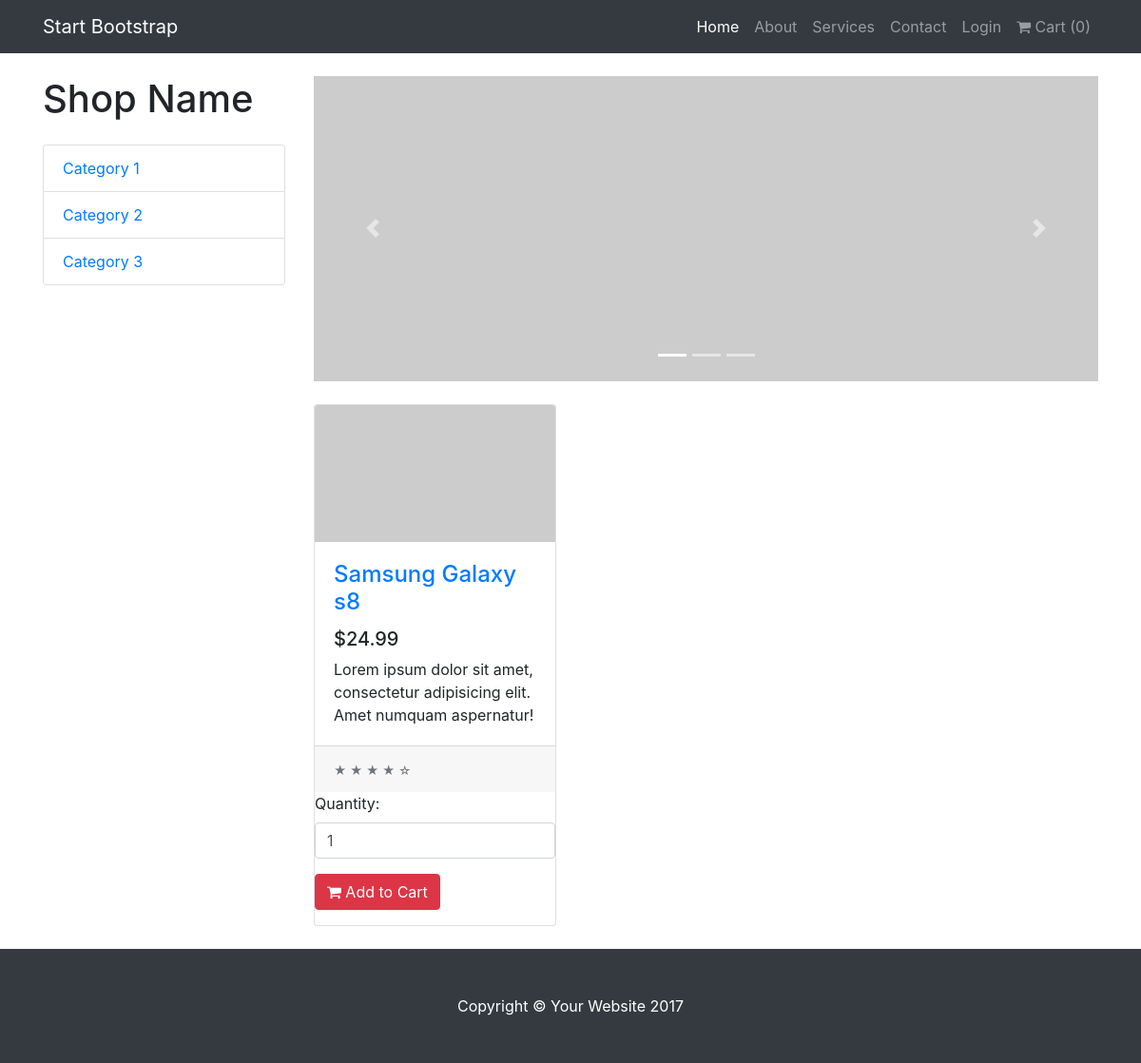
The app's page /, older data.
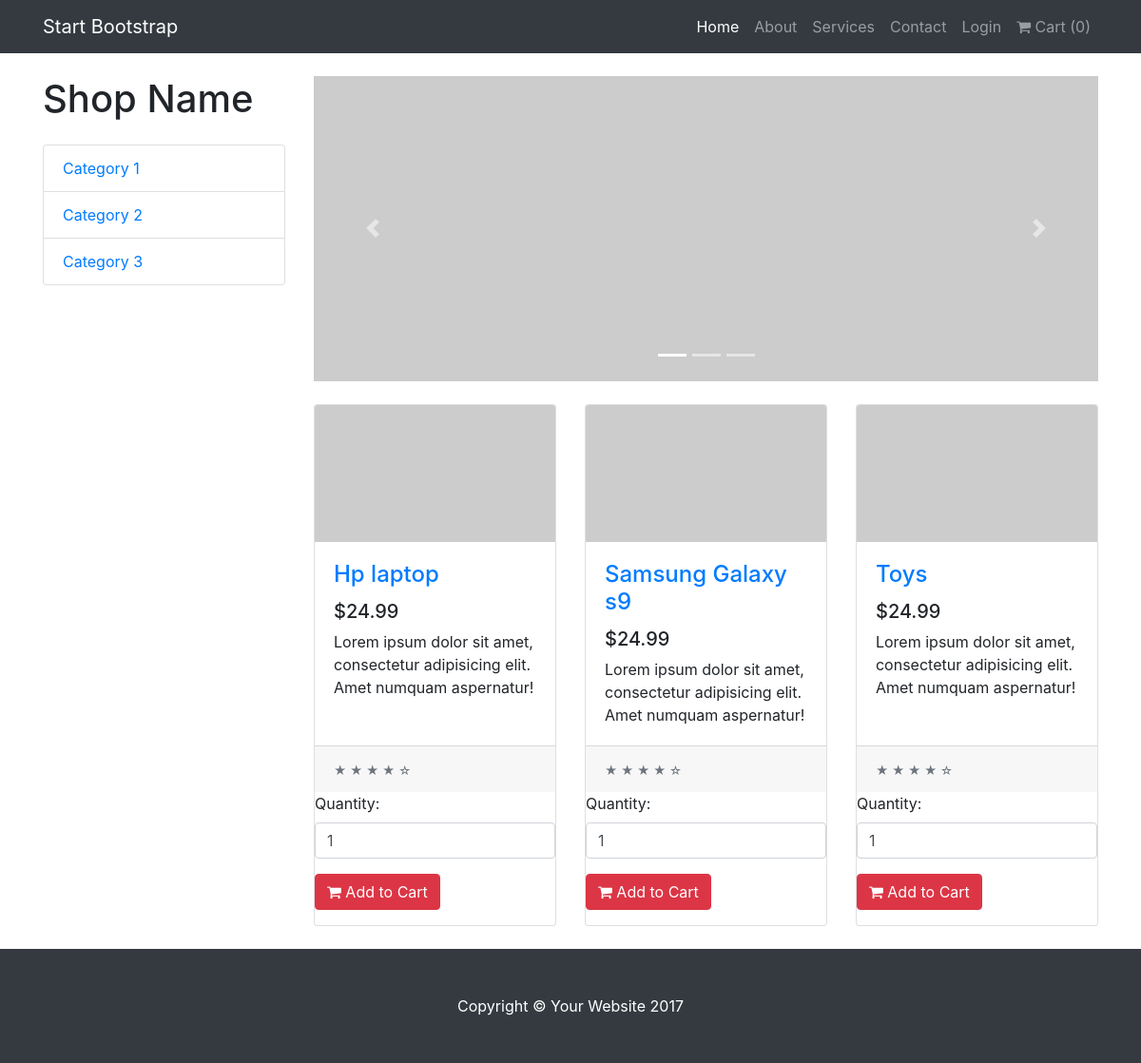
The same page, newer data.
### tables this page shows
CREATE TABLE `products` (
  `product_id` int(11) NOT NULL,
  `product_name` varchar(50) NOT NULL,
  `product_price` decimal(10,2) NOT NULL,
  `product_image` varchar(250) NOT NULL,
  `product_details` varchar(500) NOT NULL,
  `product_category` int(11) NOT NULL,
  `product_stock_in` int(11) NOT NULL,
  `product_status` tinyint(1) NOT NULL,
  `created_at` timestamp NOT NULL DEFAULT CURRENT_TIMESTAMP,
  `updated_at` timestamp NOT NULL DEFAULT CURRENT_TIMESTAMP
);

### classes/class.Cart.php (called while the page is built, shortened)
<?php
class Cart
{
	protected $cartId;
	protected $useCookie = false;
	public function __construct($options = [])
	{
		$this->cartId = md5((isset($_SERVER['HTTP_HOST'])) ? $_SERVER['HTTP_HOST'] : 'SimpleCart') . '_cart';
	}
	public function getTotalItem()
	{
		$total = 0;
		return $total;
	}
	private function read()
	{
		$this->items = ($this->useCookie) ? json_decode((isset($_COOKIE[$this->cartId])) ? $_COOKIE[$this->cartId] : '[]', true) : json_decode((isset($_SESSION[$this->cartId])) ? $_SESSION[$this->cartId] : '[]', true);
	}
}

### index.php (the view, shortened to what this page needs)
<?php
require('backend/pages/connect.php');
require_once 'classes/class.Cart.php';
$cart = new Cart([
  'cartMaxItem' => 0,
  'itemMaxQuantity' => 15,
  'useCookie' => false,
]);
?>
<!DOCTYPE html>
<html lang="en">
  <head>
    <link href="vendor/bootstrap/css/bootstrap.min.css" rel="stylesheet">
    <link href="css/shop-homepage.css" rel="stylesheet">
    <link href="https://maxcdn.bootstrapcdn.com/font-awesome/4.7.0/css/font-awesome.min.css" rel="stylesheet">
  </head>
  <body>
    <?php include('navbar.php'); ?>
    <div class="container">
      <div class="row">
        <div class="col-lg-3">
          <h1 class="my-4">Shop Name</h1>
          <div class="list-group">
            <a href="#" class="list-group-item">Category 1</a>
            <a href="#" class="list-group-item">Category 2</a>
            <a href="#" class="list-group-item">Category 3</a>
          </div>
        </div>
        <div class="col-lg-9">
          <div id="carouselExampleIndicators" class="carousel slide my-4" data-ride="carousel">
            <ol class="carousel-indicators">
              <li data-target="#carouselExampleIndicators" data-slide-to="0" class="active"></li>
              <li data-target="#carouselExampleIndicators" data-slide-to="1"></li>
              <li data-target="#carouselExampleIndicators" data-slide-to="2"></li>
            </ol>
            <div class="carousel-inner" role="listbox">
              <div class="carousel-item active">
                <img class="d-block img-fluid" src="http://placehold.it/900x350" alt="First slide">
              </div>
            </div>
            <a class="carousel-control-prev" href="#carouselExampleIndicators" role="button" data-slide="prev">
              <span class="carousel-control-prev-icon" aria-hidden="true"></span>
            </a>
            <a class="carousel-control-next" href="#carouselExampleIndicators" role="button" data-slide="next">
              <span class="carousel-control-next-icon" aria-hidden="true"></span>
            </a>
          </div>
          <div class="row">
            <?php
                                $sql = "SELECT products.*, categories.category_name FROM `products` INNER JOIN categories ON products.product_category = categories.catid ORDER BY products.product_name";
                                $res = mysqli_query($con, $sql);
                                $nums = mysqli_num_rows($res);
                                if($nums >0)
                                {
                                        while ($row = mysqli_fetch_assoc($res)) {
                                    ?>
                                         <div class="col-lg-4 col-md-6 mb-4">
                                          <div class="card h-100">
                                            <a href="#"><img class="card-img-top" src="http://placehold.it/700x400" alt=""></a>
                                            <div class="card-body">
                                              <h4 class="card-title">
                                                <a href="#"><?php echo $row['product_name']; ?></a>
                                              </h4>
                                              <h5>$24.99</h5>
                                              <p class="card-text">Lorem ipsum dolor sit amet, consectetur adipisicing elit. Amet numquam aspernatur!</p>
                                            </div>
                                            <div class="card-footer">
                                              <small class="text-muted">&#9733; &#9733; &#9733; &#9733; &#9734;</small>
                                            </div>
                                            <form>
                                                <div class="form-group">
                                                  <label>Quantity:</label>
                                                  <input type="number" value="1" class="form-control quantity" />
                                                </div>
                                                <div class="form-group">
                                                  <button class="btn btn-danger add-to-cart"><i class="fa fa-shopping-cart"></i> Add to Cart</button>
                                                </div>
                                              </form>
                                          </div>
                                        </div>
                                    <?php
                                  }
                                }
                                else
                                {
                                    echo "No record found";
                                }
                                ?>
          </div>
        </div>
      </div>
    </div>
     <?php include('footer.php'); ?>
  </body>
</html>

### navbar.php (shortened to what this page needs)
<nav class="navbar navbar-expand-lg navbar-dark bg-dark fixed-top">
      <div class="container">
        <a class="navbar-brand" href="#">Start Bootstrap</a>
        <div class="collapse navbar-collapse" id="navbarResponsive">
          <ul class="navbar-nav ml-auto">
            <li class="nav-item active">
              <a class="nav-link" href="#">Home
              </a>
            </li>
            <li class="nav-item">
              <a class="nav-link" href="#">About</a>
            </li>
            <li class="nav-item">
              <a class="nav-link" href="#">Services</a>
            </li>
            <li class="nav-item">
              <a class="nav-link" href="#">Contact</a>
            </li>
             <li class="nav-item">
              <a class="nav-link" href="backend/pages/login.php">Login</a>
            </li>
            <li class="nav-item"><a class="nav-link" href="cart_action.php?a=cart" id="li-cart"><i class="fa fa-shopping-cart"></i> Cart (<?php echo $cart->getTotalItem(); ?>)</a></li>
          </ul>
        </div>
      </div>
    </nav>

### footer.php
<footer class="py-5 bg-dark">
      <div class="container">
        <p class="m-0 text-center text-white">Copyright &copy; Your Website 2017</p>
      </div>
    </footer>

### css/shop-homepage.css (style rules this page uses)
body { padding-top: 54px; }
@media (min-width: 992px) { body { padding-top: 56px; } }

Row changes from the older to the newer data that the page shows:
removed products: product_name "Samsung Galaxy s8"
added products: product_name "Hp laptop"
added products: product_name "Samsung Galaxy s9"
added products: product_name "Toys"
